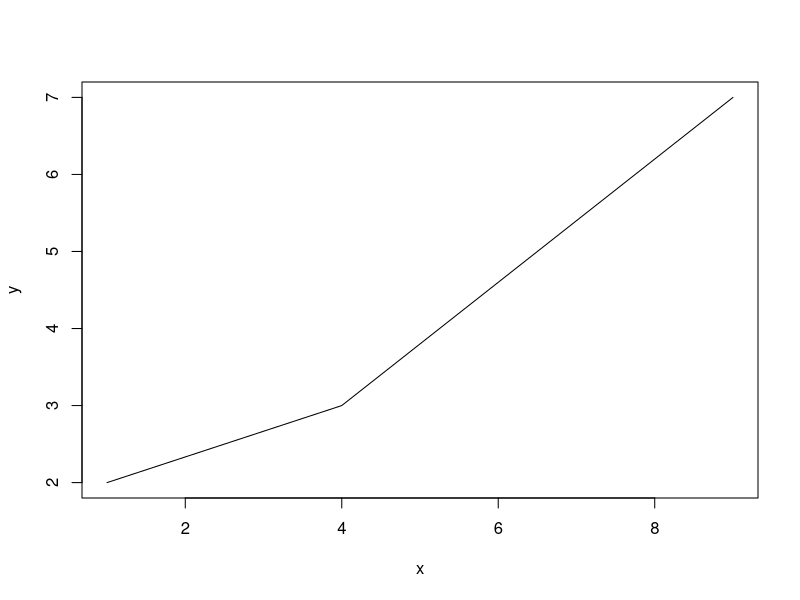

Write R code to recreate this figure.
## ---- chunk 1
knitr::opts_chunk$set(echo = TRUE)
## ---- chunk 2
x <- 5

if(x > 3) {y <- 10} else {y <- 0}

#or

y <- if(x > 3) {10} else {0}
## ---- chunk 3
for(i in 1:10) {print(i)}

x <- c("a", "b", "c", "d")

for(i in 1:4) {print(x[i])}

for(i in seq_along(x)) {print(x[i])}

for(letter in x) {print(letter)}

for(i in 1:4) print(x[i])
## ---- chunk 4
x <- matrix(1:6, 2, 3)

for(i in seq_len(nrow(x))) {
  for(j in seq_len(ncol(x))) {
    print(x[i, j])
  }
}
## ---- chunk 5
## This loop will count up to 10, and when it reaches 10, the condition is then FALSE, so the loop will stop.

count <- 0
while(count < 10) {
  print(count)
  count <- count + 1
}
## ---- chunk 6
z <- 5

while(z >= 3 && z <= 10) {
  print(z)
  coin <- rbinom(1, 1, 0.5)
  
  if(coin == 1) { ## random walk
    z <- z + 2
  } else {z <- z - 2}
  }
## ---- chunk 7
for(i in 1:10) {
  if(i <= 2) {   ## Skip the first 2 iterations until i > 2
    next
  }
  print(i)
}
## ---- chunk 8
## Super simple function to add two numbers together.
add2 <- function(x, y) {
  x + y
}
add2(3, 5)


## A new function to return values greater than 10
above10 <- function(x) {
  use <- x > 10
  x[use]
}
above10(c(5, 10, 15, 20))


## A function to return values above another number that we choose.
above <- function(x, n) {
  use <- x > n
  x[use]
}
x <- 1:20
above(x, 14)

## We can make n be the same number unless otherwise specified.
above <- function(x, n = 10) {
  use <- x > n
  x[use]
}
x <- 1:20
above(x)
above(x, 14)

## ---- chunk 9
columnmean <- function(x, removeNA = TRUE) {
  nc <- ncol(x)                       ## How many columns does it have
  means <- numeric(nc)                ## Defining means as a numeric vector
  for(i in 1:nc) {                    ## How many times are we looping? 1:nc
    means[i] <- mean(x[, i], na.rm = removeNA)  
  }                           ## When running, what are we looking for? 
  means                       ## Return means, so we list it at the end.
}

columnmean(airquality)
columnmean(airquality, FALSE)
## ---- chunk 10
f <- function(a, b){
  a^2
}
f(2)

# f <- function(a, b){
  # print(a)
  # print(b)
# }
# f(45)
## ---- chunk 11
myplot <- function(x, y, type = "l", ...) {
  plot(x, y, type = type, ...)
}
myplot(c(1,4,9), c(2,3,7))
## ---- chunk 12
args(paste)

args(cat)

paste("a", "b", sep = ";")
#versus
paste("a", "b", se = ":")
## ---- chunk 13
f <- function(x, y) {
  x^2 + y / z
}
## ---- chunk 14
make.power <- function(n) {
  pow <- function(x) {
          x ^ n
  }
  pow
}

cube <- make.power(3)
square <- make.power(2)
cube(3)
square(2)
## ---- chunk 15
ls(environment(cube))
get("n", environment(cube))
ls(environment(square))
get("n", environment(square))
## ---- chunk 16
make.NegLogLike <- function(data, fixed=c(FALSE, FALSE)) {
  params <- fixed
  function(p) {
    params[!fixed] <- p
    mu <- params[1]
    sigma <- params[2]
    a <- -0.5*length(data)*log(2*pi*sigma^2)
    b <- -0.5*sum((data-mu)^2) / (sigma^2)
    -(a + B)
   }
}
